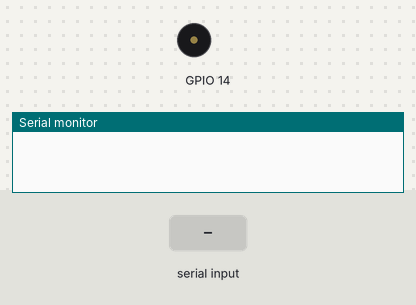
Recording of a sketch running on a simulated ESP32. Parts: buzzer (waves = sounding), the last lines printed to the serial monitor. The inputs (shaded band) are chosen by the test bench.

Above: at 1.2 s.
1.3 s: "a" received over Serial
At 2.05 s:
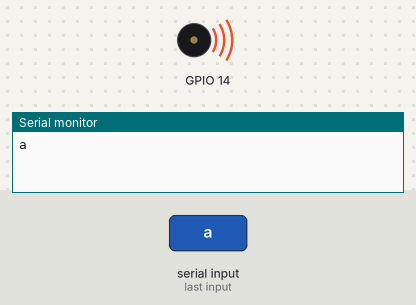
3.8 s: "A" received over Serial
At 5.2 s:
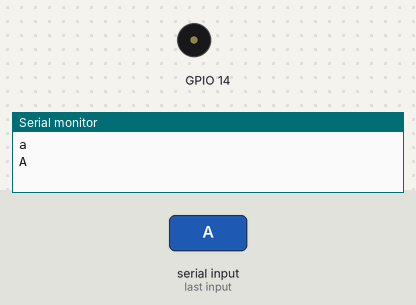
5.3 s: "b" received over Serial
At 5.8 s:
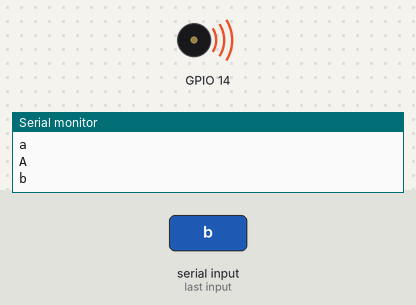
Timing chart, 0 to 9.1 s (numbered marks = the images above; inputs shaded):
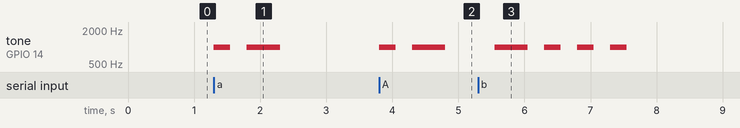

The sketch:

w3_2.ino
```cpp
#define shortLightTime 250 //短亮時間
#define longLightTime 500  //長亮時間
#define codeSpaceTime 250 //亮暗間格
#define letterSpaceTime 500 //字母間格

char input;// to save the input

int freq = 2000;
int channel = 0;
int resolution = 8;

void setup() {
  Serial.begin(115200);
  pinMode(14, OUTPUT);

  ledcSetup(channel, freq, resolution);
  ledcAttachPin(14, channel);
}

void loop() {
   if (Serial.available()){
     input = Serial.read();//read the input
     Serial.println (input);

      if (input == 'a' || input == 'A') {lA();}
      if (input == 'b' || input == 'B') {lB();}
      if (input == 'c' || input == 'C') {lC();}
      if (input == 'd' || input == 'D') {lD();}
      if (input == 'e' || input == 'E') {lE();}
      if (input == 'f' || input == 'F') {lF();}
      if (input == 'g' || input == 'G') {lG();}
      if (input == 'h' || input == 'H') {lH();}
      if (input == 'i' || input == 'I') {lI();}
      if (input == 'j' || input == 'J') {lJ();}
      if (input == 'k' || input == 'K') {lK();}
      if (input == 'l' || input == 'L') {lL();}
      if (input == 'm' || input == 'M') {lM();}
      if (input == 'n' || input == 'N') {lN();}
      if (input == 'o' || input == 'O') {lO();}
      if (input == 'p' || input == 'P') {lP();}
      if (input == 'q' || input == 'Q') {lQ();}
      if (input == 'r' || input == 'R') {lR();}
      if (input == 's' || input == 'S') {lS();}
      if (input == 't' || input == 'T') {lT();}
      if (input == 'u' || input == 'U') {lU();}
      if (input == 'v' || input == 'V') {lV();}
      if (input == 'w' || input == 'W') {lW();}
      if (input == 'x' || input == 'X') {lX();}
      if (input == 'y' || input == 'Y') {lY();}
      if (input == 'z' || input == 'Z') {lZ();}
      if (input == '1') {n1();}// the numbers
      if (input == '2') {n2();}
      if (input == '3') {n3();}
      if (input == '4') {n4();}
      if (input == '5') {n5();}
      if (input == '6') {n6();}
      if (input == '7') {n7();}
      if (input == '8') {n8();}
      if (input == '9') {n9();}
      if (input == '0') {n0();}
      if (input == ' ') {space();}//the space
   }
}


//字母及數字的摩斯
void lA () {Dot();Dash();LetterSpace();}//letter A in morse code!
void lB () {Dash();Dot();Dot();Dot();LetterSpace();}//same for B
void lC () {Dash();Dot();Dash();Dot();LetterSpace();}
void lD () {Dash();Dot();Dot();LetterSpace();}
void lE () {Dot();LetterSpace();}
void lF () {Dot();Dot();Dash();Dot();LetterSpace();}
void lG () {Dash();Dash();Dot();LetterSpace();}
void lH () {Dot();Dot();Dot();Dot();LetterSpace();}
void lI () {Dot();Dot();LetterSpace();}
void lJ () {Dot();Dash();Dash();Dash();LetterSpace();}
void lK () {Dash();Dot();Dash();LetterSpace();}
void lL () {Dot();Dash();Dot();Dot();LetterSpace();}
void lM () {Dash();Dash();LetterSpace();}
void lN () {Dash();Dot();LetterSpace();}
void lO () {Dash();Dash();Dash();LetterSpace();}
void lP () {Dot();Dash();Dash();Dot();LetterSpace();}
void lQ () {Dash();Dash();Dot();Dash();LetterSpace();}
void lR () {Dot();Dash();Dot();LetterSpace();}
void lS () {Dot();Dot();Dot();LetterSpace();}
void lT () {Dash();LetterSpace();}
void lU () {Dot();Dot();Dash();LetterSpace();}
void lV () {Dot();Dot();Dot();Dash();LetterSpace();}
void lW () {Dot();Dash();Dash();LetterSpace();}
void lX () {Dash();Dot();Dot();Dash();LetterSpace();}
void lY () {Dash();Dot();Dash();Dash();LetterSpace();}
void lZ () {Dash();Dash();Dot();Dot();LetterSpace();}
void n1 () {Dot();Dash();Dash();Dash();Dash();LetterSpace();}//number 1 in morse code
void n2 () {Dot();Dot();Dash();Dash();Dash();LetterSpace();}
void n3 () {Dot();Dot();Dot();Dash();Dash();LetterSpace();}
void n4 () {Dot();Dot();Dot();Dot();Dash();LetterSpace();}
void n5 () {Dot();Dot();Dot();Dot();Dot();LetterSpace();}
void n6 () {Dash();Dot();Dot();Dot();Dot();LetterSpace();}
void n7 () {Dash();Dash();Dot();Dot();Dot();LetterSpace();}
void n8 () {Dash();Dash();Dash();Dot();Dot();LetterSpace();}
void n9 () {Dash();Dash();Dash();Dash();Dot();LetterSpace();}
void n0 () {Dash();Dash();Dash();Dash();Dash();LetterSpace();}
void space () {delay (1200);}//space between words

void Dot () {ledcWriteTone(channel, 1000); delay (shortLightTime); ledcWriteTone(channel, 0); delay (codeSpaceTime);}
void Dash () {ledcWriteTone(channel, 1000); delay (longLightTime); ledcWriteTone(channel, 0); delay (codeSpaceTime);}
void LetterSpace () {delay(letterSpaceTime);}
```

Measured:
- after the input at 1.3 s, tone on GPIO 14: silent → 1000 Hz at once, → silent 0.25 s later, → 1000 Hz 0.25 s later, → silent 0.50 s later
- after the input at 3.8 s, tone on GPIO 14: silent → 1000 Hz at once, → silent 0.25 s later, → 1000 Hz 0.25 s later, → silent 0.50 s later
- after the input at 5.3 s, tone on GPIO 14: silent → 1000 Hz after 0.25 s, then repeats every 0.50 s: silent 0.25 s, 1000 Hz 0.25 s, until it stays silent from 7.6 s
